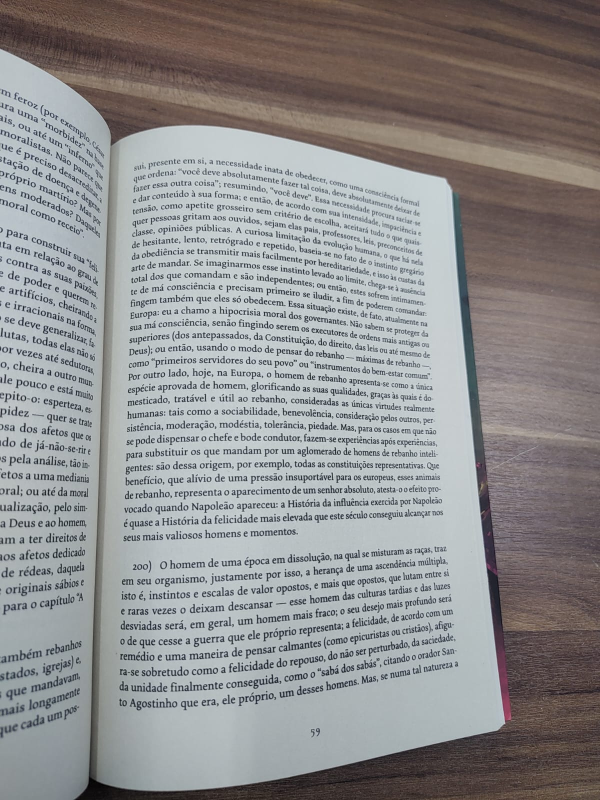
#> input picture fotos/livro_0.jpg, 1200 x 1600 px (shown at 1/2 size); its folder holds only this picture in this run
$ python recortar.py
#> lines starting #> are read from the running program, lines starting #| are printed output that depends on the picture
"""Gera os recortes 512x512 em tons de cinza a partir das fotos originais (pasta fotos/).
Cada foto (1200x1600) gera 9 recortes numa grade 3x3 com sobreposição."""
import glob
import os

import cv2

os.makedirs("imagens", exist_ok=True)
n = 0
for f in sorted(glob.glob("fotos/*.jpg")):
    img = cv2.cvtColor(cv2.imread(f), cv2.COLOR_BGR2GRAY)   # RGB -> cinza
#> img: shape (1600, 1200); min 0, max 243, mean 143
    h, w = img.shape
#> h = 1600; w = 1200
    xs = [0, (w - 512) // 2, w - 512]
#> xs = [0, 344, 688]
    ys = [0, (h - 512) // 2, h - 512]
#> ys = [0, 544, 1088]
    for y in ys:
        for x in xs:
            cv2.imwrite(f"imagens/img_{n:02d}.png", img[y:y + 512, x:x + 512])
            n += 1
#> this loop made 3 passes
#> pass 1, `cv2.imwrite(f"imagens/img_{n:02d}.png", img[y:y + 512, x:x + 512])`:
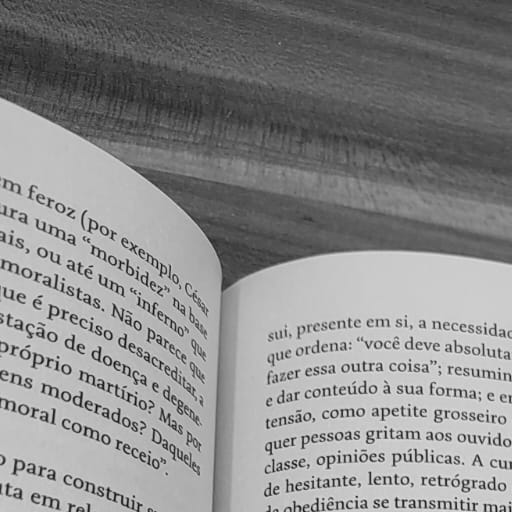
#> saved as img_00.png: shape (512, 512); min 8, max 236, mean 139
#> pass 1, `cv2.imwrite(f"imagens/img_{n:02d}.png", img[y:y + 512, x:x + 512])`:
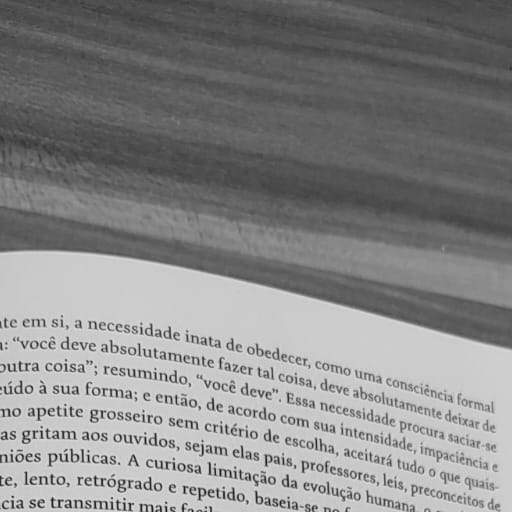
#> saved as img_01.png: shape (512, 512); min 19, max 238, mean 135.6
#> pass 1, `cv2.imwrite(f"imagens/img_{n:02d}.png", img[y:y + 512, x:x + 512])`:
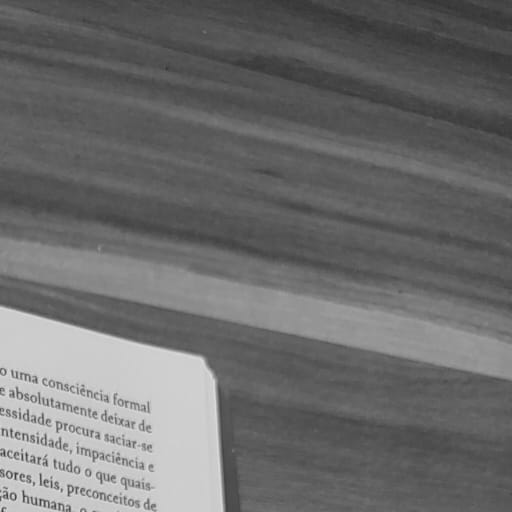
#> saved as img_02.png: shape (512, 512); min 50, max 232, mean 109.2
#> pass 2, `cv2.imwrite(f"imagens/img_{n:02d}.png", img[y:y + 512, x:x + 512])`:
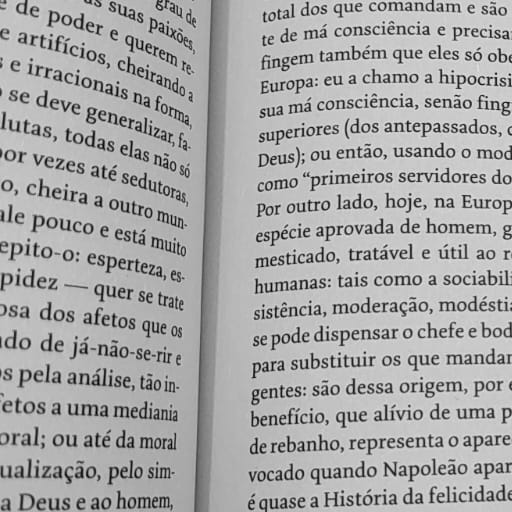
#> saved as img_03.png: shape (512, 512); min 3, max 240, mean 168.7
#> after the loop, n = 9
print(n, "recortes gerados")
#| 9 recortes gerados

$ run again, on fotos/livro_1.jpg
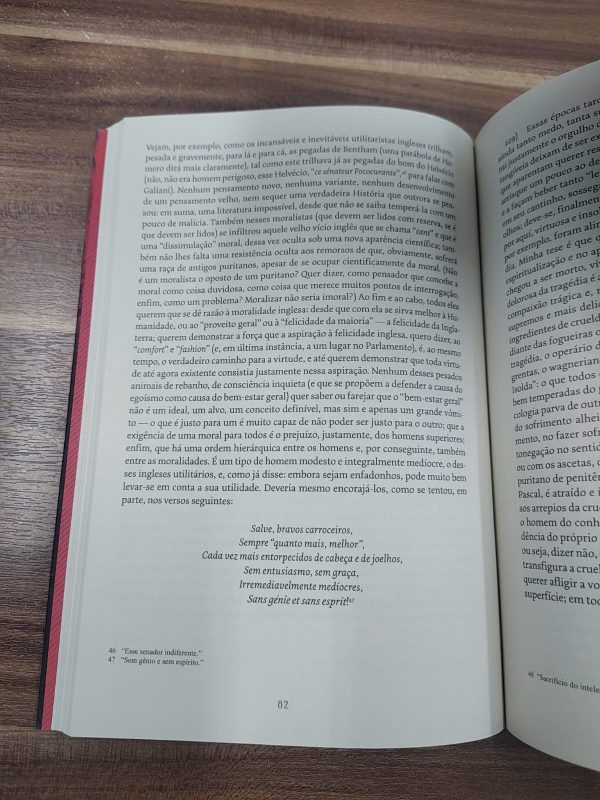
#> input picture fotos/livro_1.jpg, 1200 x 1600 px (shown at 1/2 size)
#> the loop `for y in ys:` made 3 passes
#> pass 1, `cv2.imwrite(f"imagens/img_{n:02d}.png", img[y:y + 512, x:x + 512])`:
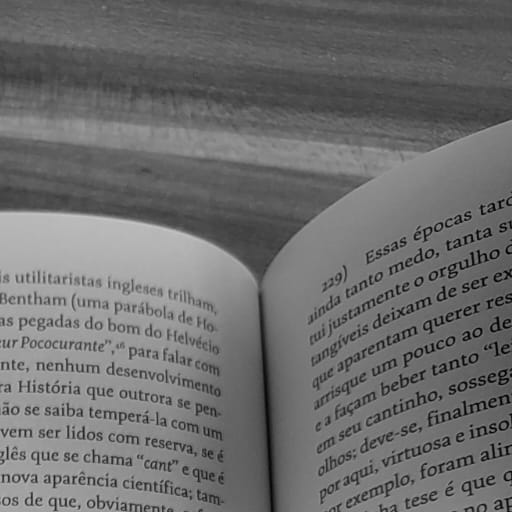
#> saved as img_02.png: shape (512, 512); min 0, max 199, mean 110
#> pass 2, `cv2.imwrite(f"imagens/img_{n:02d}.png", img[y:y + 512, x:x + 512])`:
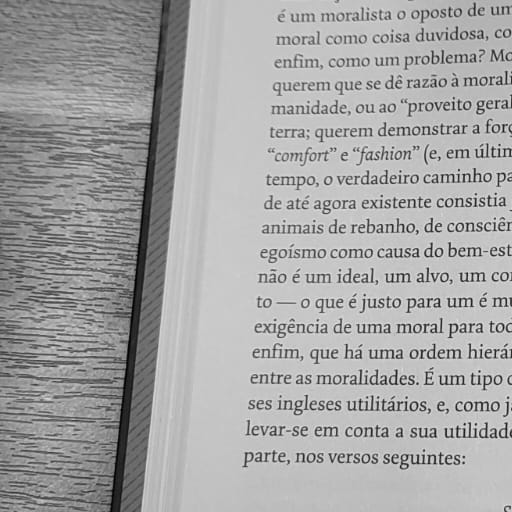
#> saved as img_03.png: shape (512, 512); min 1, max 246, mean 165.4
#> after the loop `for y in ys:`: n = 9
#| 9 recortes gerados
